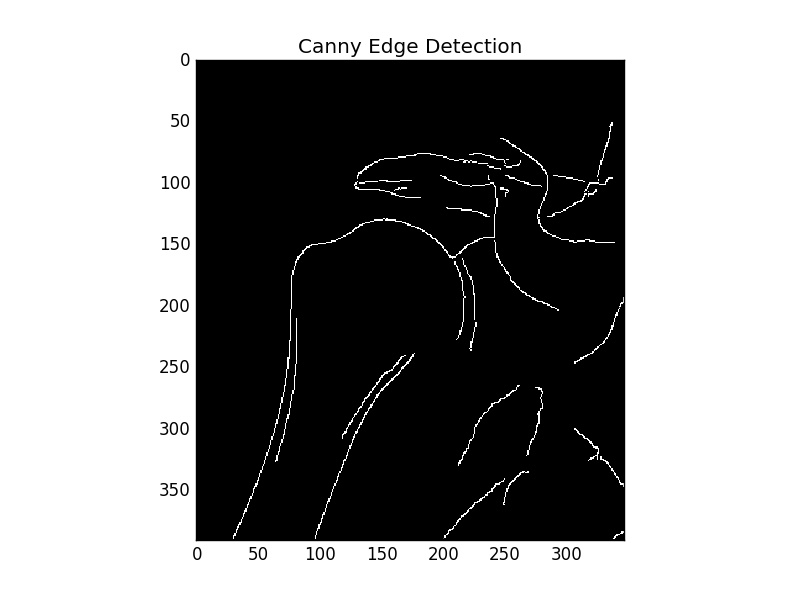
#> input picture W_Nico/images/images_cannysees/epD1cannise.jpg, 800 x 600 px, found by its file name
$ python tourne_image.py   (older library calls are emulated)
#> lines starting #> are read from the running program, lines starting #| are printed output that depends on the picture
# -*- coding:utf-8 -*-
from scipy import misc

import matplotlib.pyplot as plt
import numpy as np
from scipy import ndimage

J = misc.imread("D:\W_Nico\images\images_cannysees\epD1cannise.jpg")
#> J is the input picture: shape (600, 800, 3); min 0, max 255, mean 145.9
J = np.array(J)[:,:,0]
#> J: shape (600, 800)
plt.imshow(J)
plt.show()

K=ndimage.rotate(J,23.5)
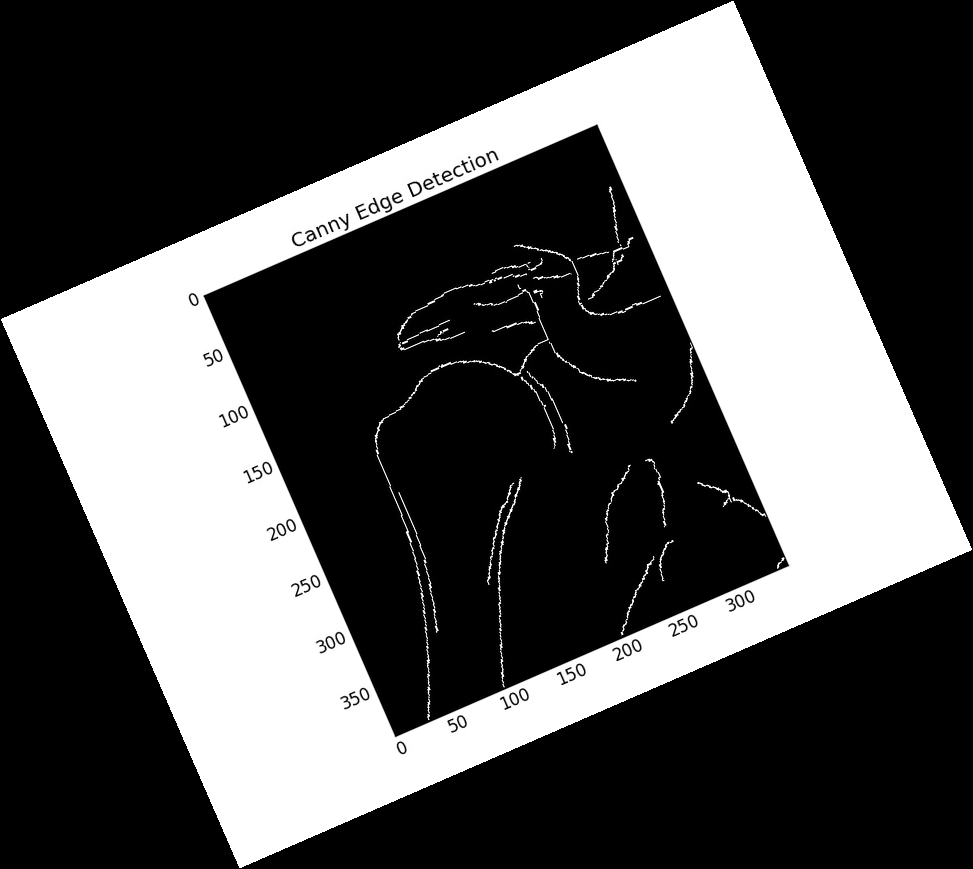
#> K: shape (869, 973); min 0, max 255, mean 82.5
plt.imshow(K)
plt.show()
print("appuyer")
input()

$ run again, with W_Nico/images/images_cannysees/FractureSubtileQBDcannise1.5.jpg copied over W_Nico/images/images_cannysees/epD1cannise.jpg
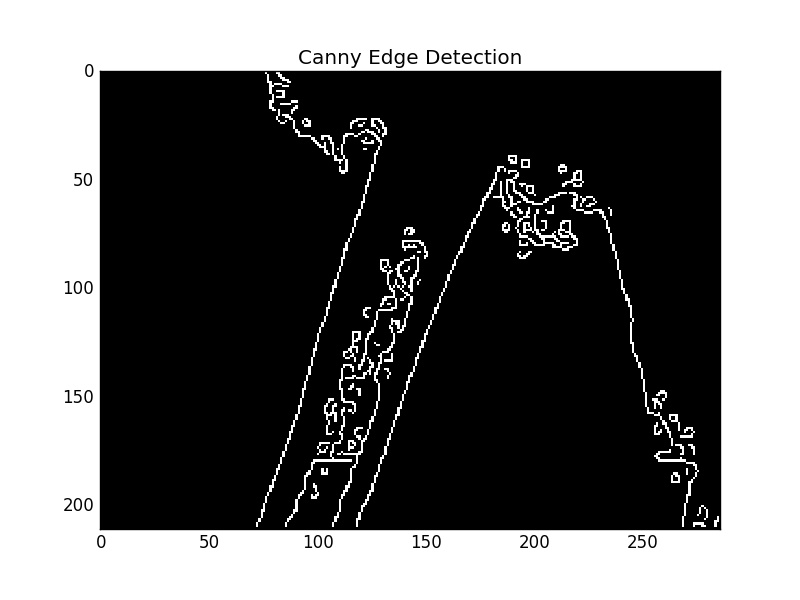
#> input picture W_Nico/images/images_cannysees/FractureSubtileQBDcannise1.5.jpg, 800 x 600 px, found by its file name
#> J is the input picture: shape (600, 800, 3); min 0, max 255, mean 107.4
#> J: shape (600, 800)
#> `K=ndimage.rotate(J,23.5)`:
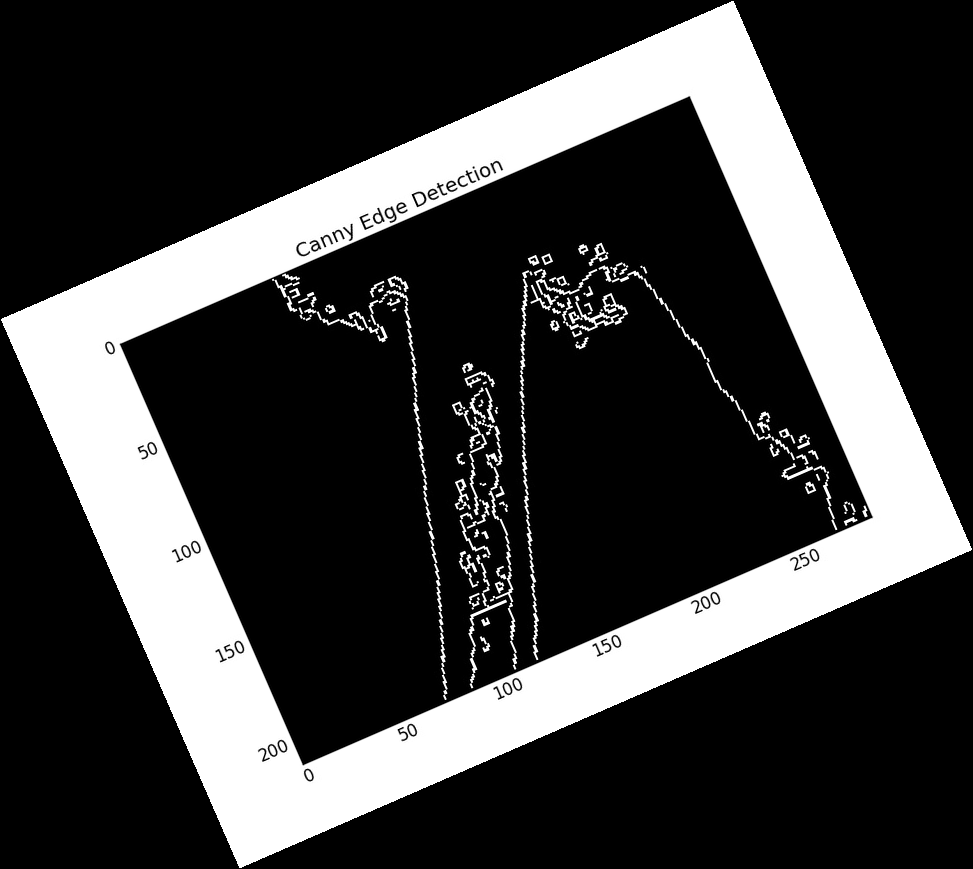
#> K: shape (869, 973); min 0, max 255, mean 60.6

$ run again, with W_Nico/images/images_cannysees/RTcannise1.5.jpg copied over W_Nico/images/images_cannysees/epD1cannise.jpg
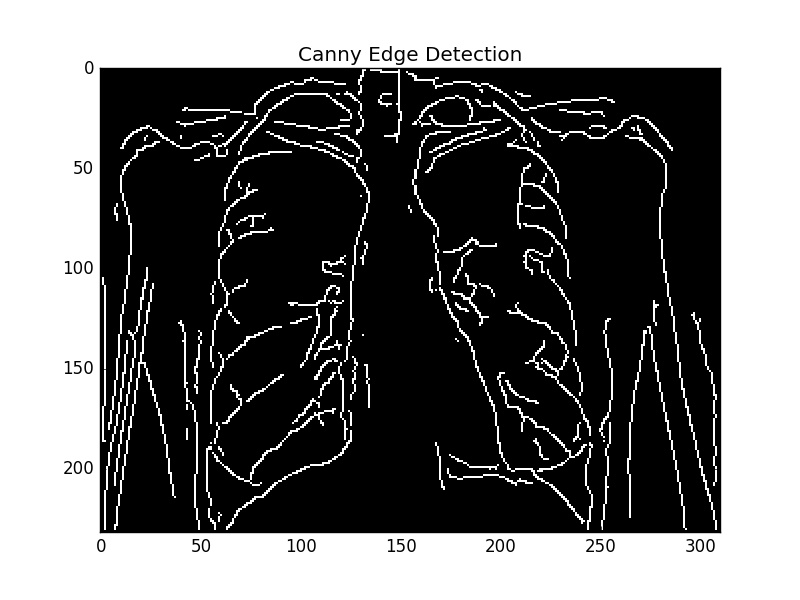
#> input picture W_Nico/images/images_cannysees/RTcannise1.5.jpg, 800 x 600 px, found by its file name
#> J is the input picture: shape (600, 800, 3); min 0, max 255, mean 110.9
#> J: shape (600, 800)
#> `K=ndimage.rotate(J,23.5)`:
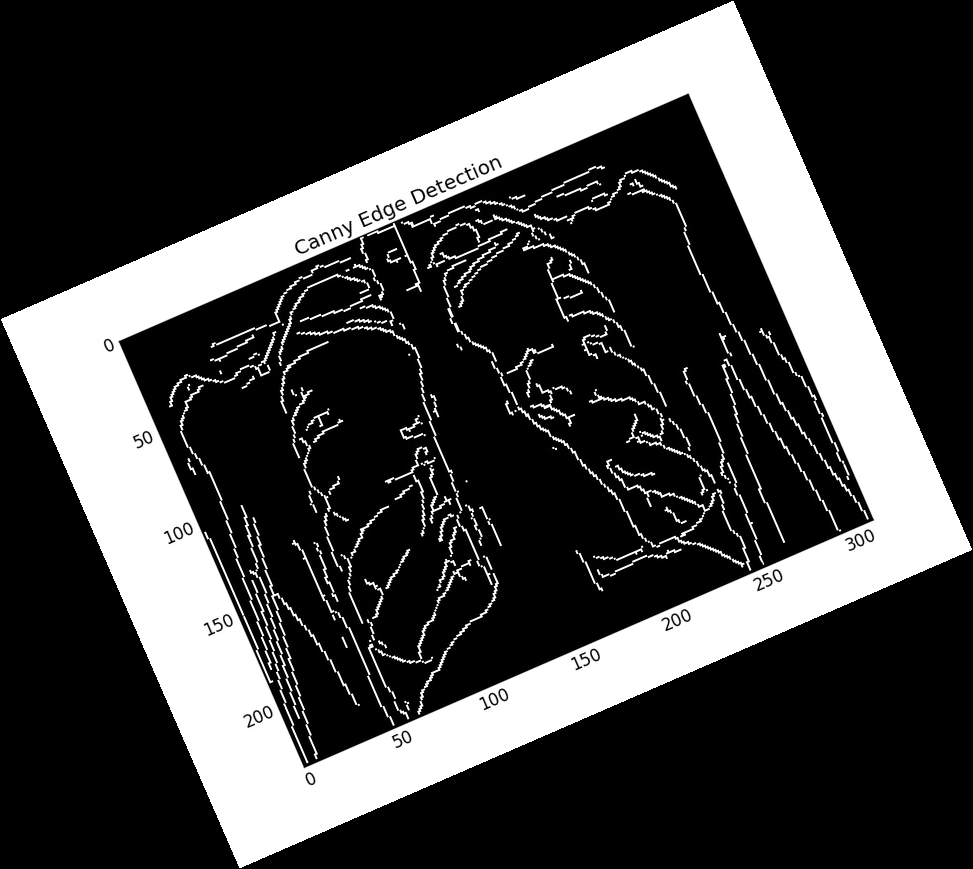
#> K: shape (869, 973); min 0, max 255, mean 62.6
